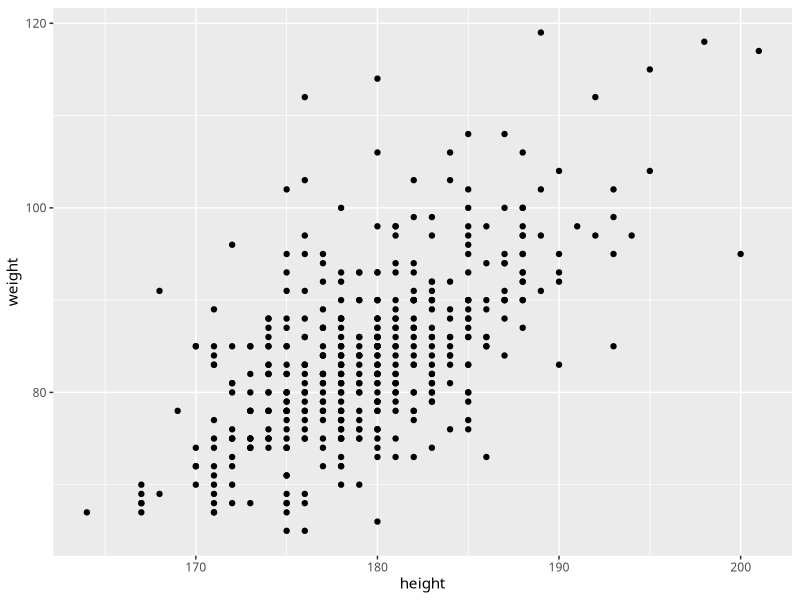

The R source for this figure: (Note: this script raises an error after producing the figure.)
rm(list = ls())
library(tidyverse)
old <- theme_set(theme_gray(base_family = "HiraKakuProN-W3"))
dat <- read_csv("baseball2020.csv", na = "NA", locale = locale(encoding = "utf8"))
summary(dat)

batter <- dat %>%
  dplyr::filter(position != "投手") %>%
  dplyr::select(height, weight)
g <- ggplot(batter, aes(x = height, y = weight)) +
  geom_point()
ggsave(g, filename = "../images/text11/Rplot11_01.png", dpi = 600, width = 6, height = 6)
g
g <- g + geom_smooth(method = "lm", se = FALSE)
g

result <- lm(weight ~ height, data = batter)
summary(result)

str(result)

batter <- batter %>%
  dplyr::mutate(
    residuals = result$residuals,
    yhat = result$fitted.values
  ) %>%
  print()
summary(batter)
plot(batter)
cor(batter)

batter2 <- dat %>%
  dplyr::filter(position != "投手") %>%
  dplyr::select(HR, Hit, salary) %>%
  na.omit()
g1 <- ggplot(batter2, aes(x = HR, y = salary)) +
  geom_point()
g1
g2 <- ggplot(batter2, aes(x = Hit, y = salary)) +
  geom_point()
g2
cor(batter2)

g <- gridExtra::grid.arrange(g1, g2)
ggsave(g, filename = "../images/text11/Rplot11_02.png", dpi = 600, width = 8, height = 6)

result2 <- lm(salary ~ HR + Hit, data = batter2)
summary(result2)

batter2z <- scale(batter2) %>% as.data.frame()
summary(batter2z)
result2z <- lm(salary ~ HR + Hit, data = batter2z)
summary(result2z)
